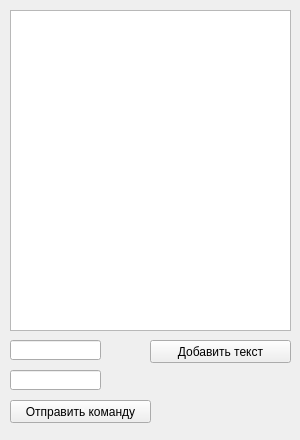
<?xml version="1.0" encoding="UTF-8"?>
<ui version="4.0">
 <class>F_TESTFORM</class>
 <widget class="QWidget" name="F_TESTFORM">
  <property name="geometry">
   <rect>
    <x>0</x>
    <y>0</y>
    <width>300</width>
    <height>440</height>
   </rect>
  </property>
  <property name="minimumSize">
   <size>
    <width>300</width>
    <height>400</height>
   </size>
  </property>
  <property name="windowTitle">
   <string>F_TESTFORM</string>
  </property>
  <widget class="QPushButton" name="pushButton">
   <property name="geometry">
    <rect>
     <x>150</x>
     <y>340</y>
     <width>141</width>
     <height>23</height>
    </rect>
   </property>
   <property name="text">
    <string>Добавить текст</string>
   </property>
  </widget>
  <widget class="QTextEdit" name="textEdit">
   <property name="geometry">
    <rect>
     <x>10</x>
     <y>10</y>
     <width>281</width>
     <height>321</height>
    </rect>
   </property>
  </widget>
  <widget class="QPushButton" name="pushButton_2">
   <property name="geometry">
    <rect>
     <x>10</x>
     <y>400</y>
     <width>141</width>
     <height>23</height>
    </rect>
   </property>
   <property name="text">
    <string>Отправить команду</string>
   </property>
  </widget>
  <widget class="QLineEdit" name="ep1">
   <property name="geometry">
    <rect>
     <x>10</x>
     <y>340</y>
     <width>91</width>
     <height>20</height>
    </rect>
   </property>
  </widget>
  <widget class="QLineEdit" name="ep2">
   <property name="geometry">
    <rect>
     <x>10</x>
     <y>370</y>
     <width>91</width>
     <height>20</height>
    </rect>
   </property>
  </widget>
 </widget>
 <resources/>
 <connections/>
</ui>
